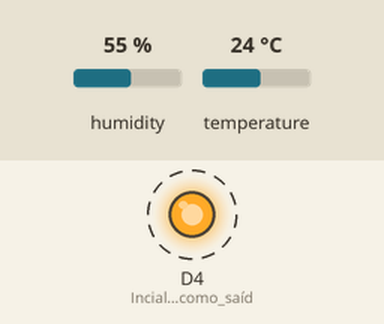
The sketch below on a simulated ESP8266 (NodeMCU). Shown: output pins drawn as LEDs (lit = HIGH). Dashed ring = blinking. Inputs (shaded band) come from the test bench; at power-on: humidity 55 %, temperature 24 °C. What the sketch prints to the serial monitor is not drawn.

Above: at 0.2 s.
Timing chart, 0 to 3.0 s (numbered marks = the images above):
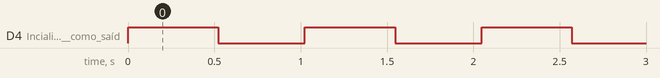

Measured:
- by itself, D4 (Incializa_o_D4__como_saíd): alternates HIGH for 0.52 s and LOW for 0.50 s

The sketch:

simpleDHT11.ino
```cpp
/*
  Simple DHT11
  IOT na prática com o ESP8266
  https://github.com/winlinvip/SimpleDHT

*/

#include <SimpleDHT.h>

int pinDHT11 = D1; // Pino onte está conectado o DHT11
SimpleDHT11 dht11(pinDHT11);

void setup() {
  Serial.begin(115200);
  pinMode(D4, OUTPUT); // Incializa o D4  como saída
}

void loop() {
  // Incio das Leituras do DHT11
  Serial.println("=================================");
  Serial.println("Leitura do DHT11...");

  digitalWrite(D4, HIGH); //Pisca
  delay(500);

  //Variáveis
  byte temperatura = 0;
  byte umidade = 0;

  int err = SimpleDHTErrSuccess;

  if ((err = dht11.read(&temperatura, &umidade, NULL)) != SimpleDHTErrSuccess) {
    Serial.print("Leitua DHT11 com falha, err=");
    Serial.println(err);
    delay(1000);
    return;
  }

  Serial.print("Leitura OK: ");
  Serial.print((int)temperatura); Serial.print(" *C, ");
  Serial.print((int)umidade); Serial.println(" %");

  digitalWrite(D4, LOW);//Pisca
  delay(500);
}
```
